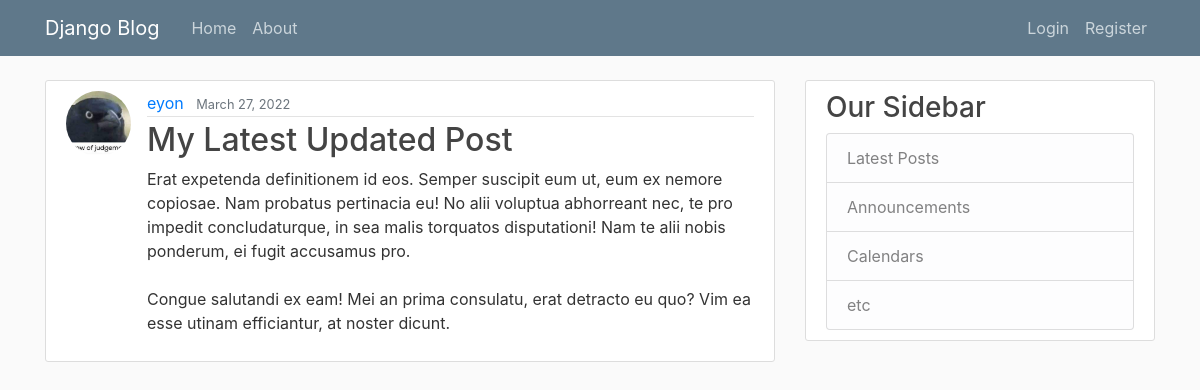
The app's page /post/36/ with its own data.
### blog/models.py (models this page shows, shortened)
class Post(models.Model):
    title = models.CharField(max_length=100)
    content = models.TextField()
    post_date = models.DateTimeField(default=timezone.now)
    author = models.ForeignKey(User, on_delete=models.CASCADE)

### users/models.py (models this page shows, shortened)
class Profile(models.Model):
    user = models.OneToOneField(User, on_delete=models.CASCADE)
    image = models.ImageField(default='default.jpg', upload_to='profile_pics')

### blog/views.py (the view)
# urls.py: path('post/<int:pk>/', PostDetailView.as_view(), name='post-detail'),
class PostDetailView(DetailView):
    model = Post

### blog/templates/blog/post_detail.html (shortened to what this page needs)
{%extends "blog/base.html"%}
{% block content %}
    <article class="media content-section">
        <img class="rounded-circle article-img" src="{{ object.author.profile.image.url }}">
      <div class="media-body">
        <div class="article-metadata">
          <a class="mr-2" href="{% url 'user-posts' object.author.username %}">{{ object.author }}</a>
          <small class="text-muted">{{ object.post_date|date:"F d, Y" }}</small>
        </div>
        <h2 class="article-title">{{ object.title }}</h2>
        <p class="article-content">{{ object.content }}</p>
      </div>
    </article>
{% endblock content %}

### blog/static/blog_css/main.css (style rules this page uses)
body { background: #fafafa; color: #333333; margin-top: 5rem; }
h1, h2, h3, h4, h5, h6 { color: #444444; }
.content-section { background: #ffffff; padding: 10px 20px; border: 1px solid #dddddd; border-radius: 3px; margin-bottom: 20px; }
.article-title { color: #444444; }
.article-content { white-space: pre-line; }
.article-img { height: 65px; width: 65px; margin-right: 16px; }
.article-metadata { padding-bottom: 1px; margin-bottom: 4px; border-bottom: 1px solid #e3e3e3 }

### records on screen
Post: author.profile.image (picture), author "eyon", post_date "March 27, 2022", title "My Latest Updated Post", content "Erat expetenda definitionem id eos. Semper suscipit eum ut, eum ex nemore copiosae. Nam probatus pertinacia eu! No alii voluptua abhorreant nec, te pro impedit concludaturque, in sea malis torquatos disputationi! Nam te alii nobis ponderum, ei fugit accusamus pro. Congue salutandi ex eam! Mei an prima consulatu, erat detracto eu quo? Vim ea esse utinam efficiantur, at noster dicunt."
